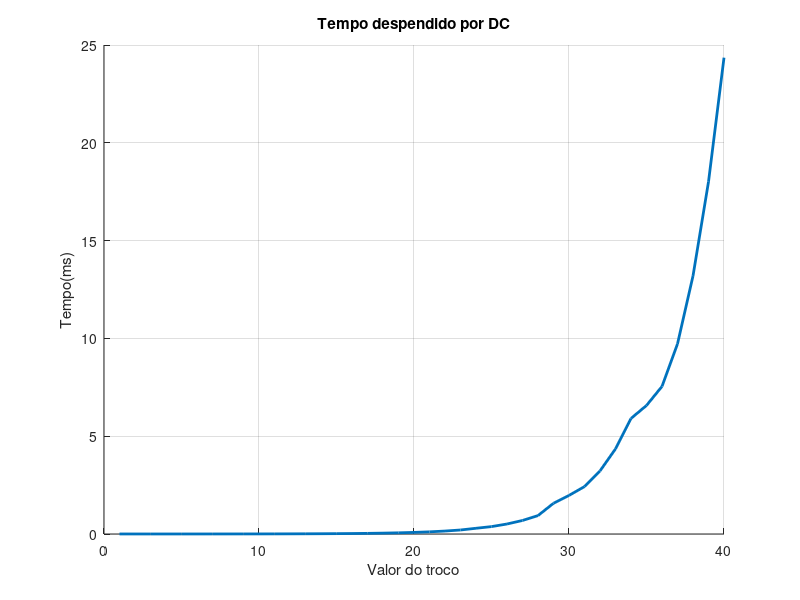
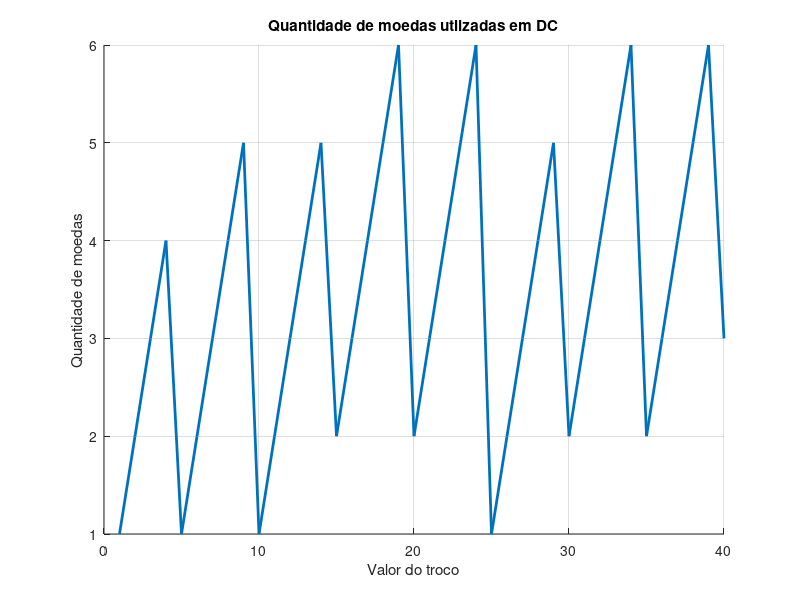
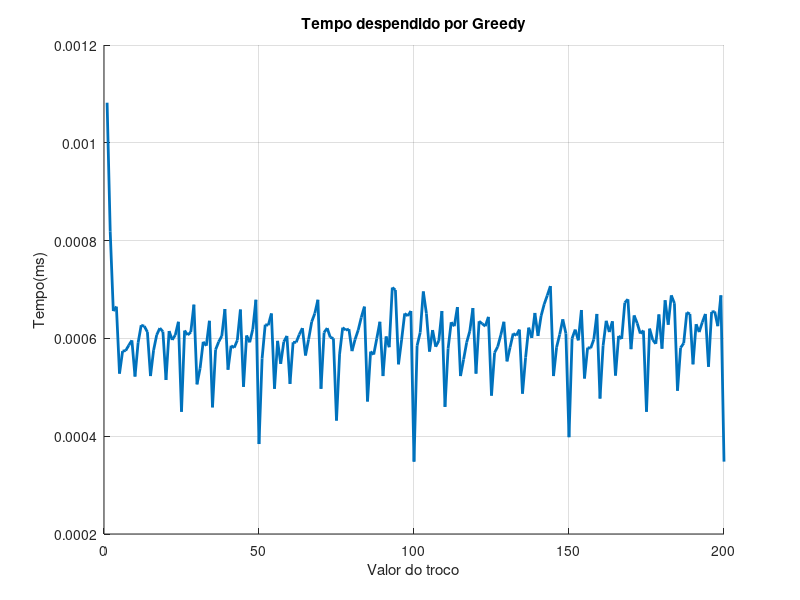
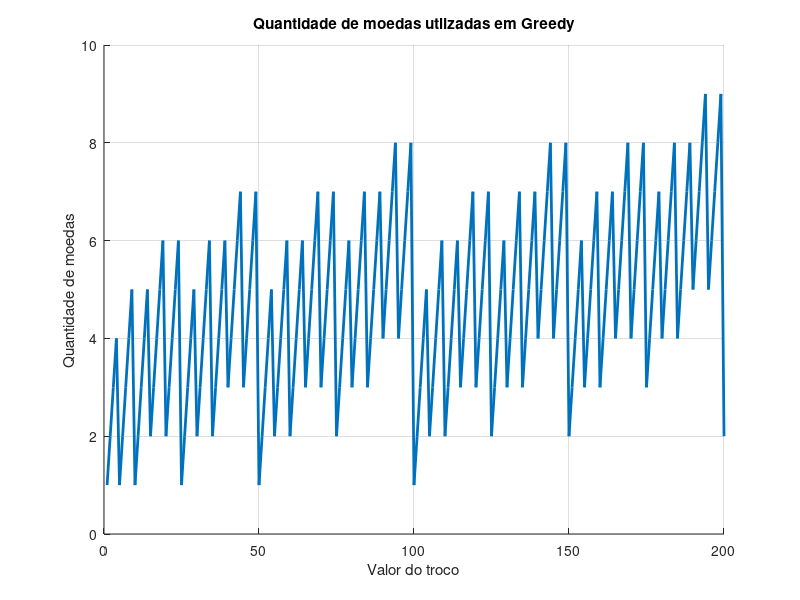

Here is the MATLAB script that generated these plots, in order:
%%
% Import dos dados a serem utlizados

trocoDC40 = load('build/troco_DC40.csv');
trocoDC40(end, :) = [];
trocoGRBR200 = load('build/troco_GR_BR200.csv');
trocoGRBR200(end, :) = [];
trocoGRGRLoses = load('build/troco_GR_GRLoses.csv');
trocoGRGRLoses(end, :) = [];
trocoPDBR200 = load('build/troco_PD_BR200.csv');
trocoPDBR200(end, :) = [];
trocoPDGRLoses = load('build/troco_PD_GRLoses.csv');
trocoPDGRLoses(end, :) = [];

%%
% Algoritmo Divisão e Conquista

figure
hold on;
grid on;
plot(trocoDC40(:, 1), trocoDC40(:, 2), 'LineWidth', 2);
title('Tempo despendido por DC');
xlabel('Valor do troco');
ylabel('Tempo(ms)');
hold off;
print -dpng -r400 dct.png

figure
hold on;
grid on;
plot(trocoDC40(:, 1), trocoDC40(:, 3), 'LineWidth', 2);
title('Quantidade de moedas utlizadas em DC');
xlabel('Valor do troco');
ylabel('Quantidade de moedas');
hold off;
print -dpng -r400 dcq.png

%%
% Algoritmo Greedy
figure
hold on;
grid on;
plot(trocoGRBR200(:, 1), trocoGRBR200(:, 2), 'LineWidth', 2);
title('Tempo despendido por Greedy');
xlabel('Valor do troco');
ylabel('Tempo(ms)');
hold off;
print -dpng -r400 grt.png

figure
hold on;
grid on;
plot(trocoGRBR200(:, 1), trocoGRBR200(:, 3), 'LineWidth', 2);
title('Quantidade de moedas utlizadas em Greedy');
xlabel('Valor do troco');
ylabel('Quantidade de moedas');
hold off;
print -dpng -r400 grq.png

%%
% Algoritmo Programação Dinâmica

figure
hold on;
grid on;
plot(trocoPDBR200(:, 1), trocoPDBR200(:, 2), 'LineWidth', 2);
title('Tempo despendido em PD');
xlabel('Valor do troco');
ylabel('Tempo(ms)');
hold off;
print -dpng -r400 pdt.png

figure
hold on;
grid on;
plot(trocoPDBR200(:, 1), trocoPDBR200(:, 3), 'LineWidth', 2);
title('Quantidade de moedas utlizadas em PD');
xlabel('Valor do troco');
ylabel('Quantidade de moedas');
hold off;
print -dpng -r400 pdq.png

%%
% Análise da Corretude dos algoritmos de PD e GR

figure
hold on;
grid on;
pltgrq = plot(trocoGRGRLoses(:, 1), trocoGRGRLoses(:, 3), 'LineWidth', 2);
pltpdq = plot(trocoPDGRLoses(:, 1), trocoPDGRLoses(:, 3), 'LineWidth', 2);
title('Erro do Algoritmo Greed');
xlabel('Valor do troco');
ylabel('Quantidade de Moedas');
legend([pltgrq, pltpdq], {'Greedy', 'Programação Dinâmica'}, 'Location', 'southeast');
hold off;
print -dpng -r400 grerror.png

